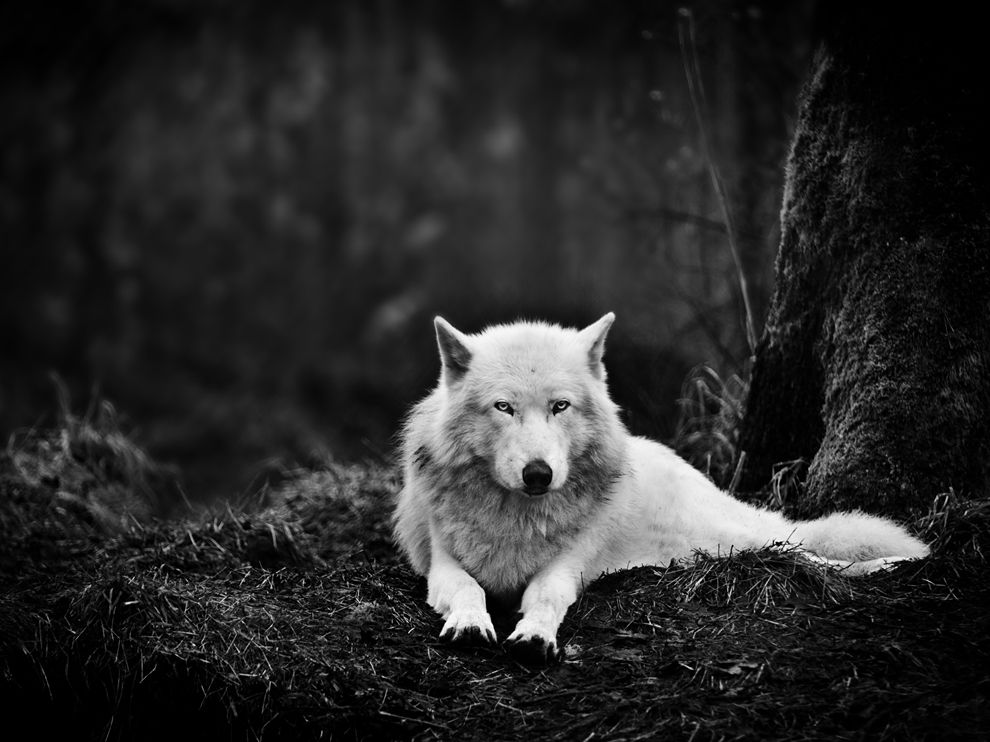
#> input picture Image Processing 2nd sem assignment/EXE1_m200363cs_navin_10/third.jpg, 990 x 742 px
$ python EXE1_m200363cs_navin_10.py
#> lines starting #> are read from the running program, lines starting #| are printed output that depends on the picture
# -*- coding: utf-8 -*-
"""
Created on Sat Mar 13 17:23:56 2021

@author: nkd
"""

from PIL import Image
import numpy as np

img=Image.open("third.jpg").convert('L')
#img.show()

biggest = np.amax(img)
#> biggest = 255
#print(biggest)
width, height = img.size
#> width = 990; height = 742
new=int(biggest/8)
#> new = 31
for i in range(width):
    for j in range(height):
       value = img.getpixel((i,j))
       #print(val)
       if value>=0 and value<new:
           img.putpixel((i,j),0)
       elif value>=new and value<(2*new):
           img.putpixel((i,j),new)
       elif value>=2*new and value<(3*new):
           img.putpixel((i,j),2*new)
       elif value>=3*new and value<(4*new):
           img.putpixel((i,j),3*new)
       elif value>=4*new and value<(5*new):
           img.putpixel((i,j),4*new)
       elif value>=5*new and value<(6*new):
           img.putpixel((i,j),5*new)
       elif value>=6*new and value<(7*new):
           img.putpixel((i,j),6*new)
       elif value>=7*new and value<(8*new-1):
           img.putpixel((i,j),7*new)
       else:
           img.putpixel((i,j),255)
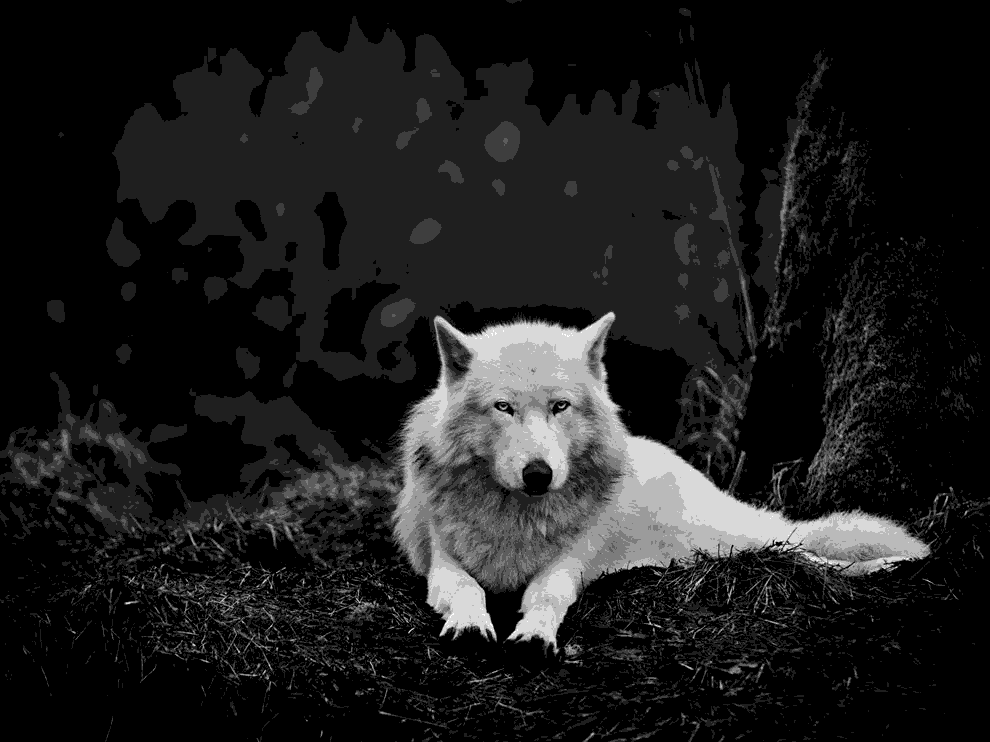
#> img: PIL image 990x742 L; min 0, max 255, mean 28.3
img.save("third_new.jpg")
img.show()
